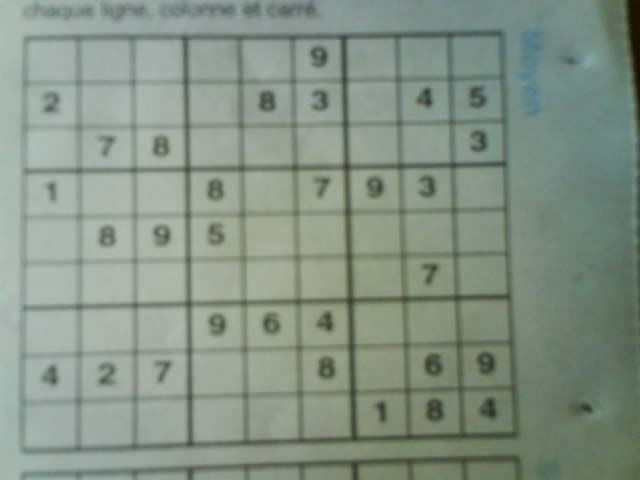
#> input picture dataset/v2_train/image134.jpg, 640 x 480 px
$ python sample.py
#> lines starting #> are read from the running program, lines starting #| are printed output that depends on the picture; after the words box and inside, x2 and y2 are one past the last pixel; in counts of white or black regions, pixels touching at a corner belong together
import cv2
from imutils import contours
import numpy as np
import os

img_path = os.path.join(os.path.dirname(os.path.realpath(__file__)), "dataset/v2_train/image134.jpg")
# Load image, grayscale, and adaptive threshold
image = cv2.imread(img_path)
#> image is the input picture: shape (480, 640, 3); mean B, G, R 133.8, 146.8, 133.4
gray = cv2.cvtColor(image, cv2.COLOR_BGR2GRAY)
thresh = cv2.adaptiveThreshold(gray,255,cv2.ADAPTIVE_THRESH_GAUSSIAN_C, cv2.THRESH_BINARY_INV,57,5)
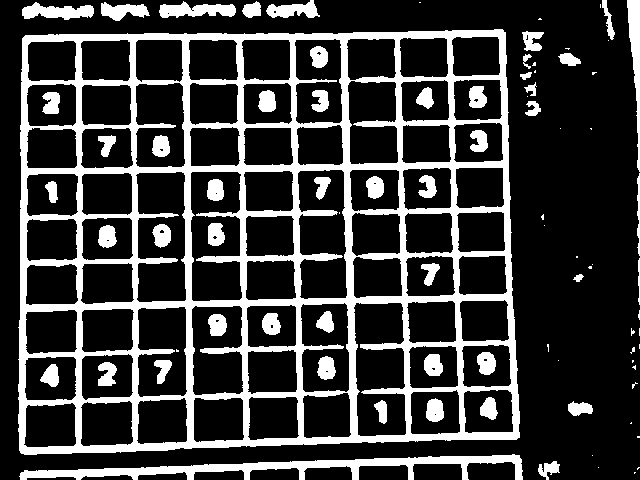
#> thresh: shape (480, 640); 23% white; 84 white regions (34 under 20 px)

# Filter out all numbers and noise to isolate only boxes
cnts = cv2.findContours(thresh, cv2.RETR_TREE, cv2.CHAIN_APPROX_SIMPLE)
#> cnts = 169 contours, 52 with area under 20; largest, box (x1, y1, x2, y2) and area: (18, 29, 520, 455) 202585, (353, 302, 407, 437) 6070, (190, 171, 243, 302) 6038, (135, 171, 187, 303) 5883, (297, 169, 348, 300) 5522
cnts = cnts[0] if len(cnts) == 2 else cnts[1]
for c in cnts:
    area = cv2.contourArea(c)
    if area < 1000:
        cv2.drawContours(thresh, [c], -1, (0,0,0), -1)
#> this loop made 169 passes
#> area on passes 4, 6, 9: 182.5, 3808.5, 231.5
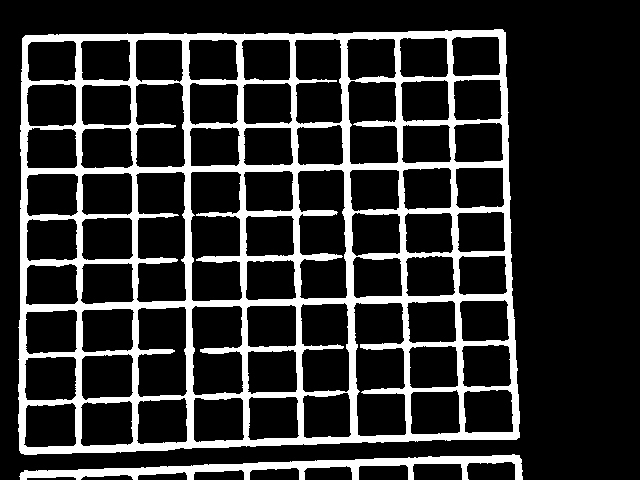
#> thresh: shape (480, 640); 18.1% white; 2 white regions, box (x1, y1, x2, y2) and area: (18, 29, 520, 455) 51213, (19, 454, 523, 480) 4397

# Fix horizontal and vertical lines
vertical_kernel = cv2.getStructuringElement(cv2.MORPH_RECT, (1,5))
#> vertical_kernel = [1, 1, 1, 1, 1]
thresh = cv2.morphologyEx(thresh, cv2.MORPH_CLOSE, vertical_kernel, iterations=9)
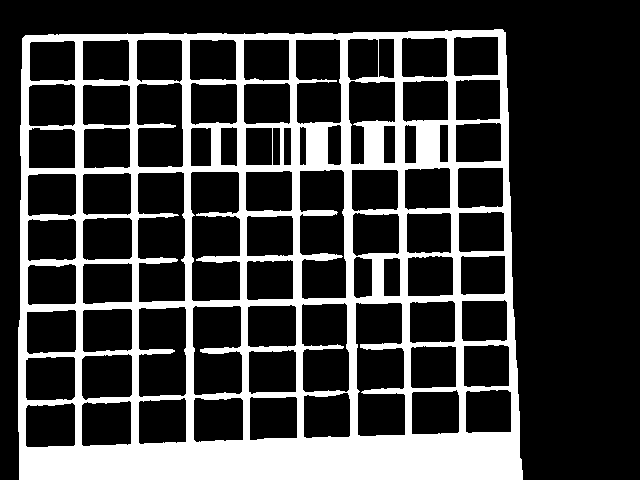
#> thresh: shape (480, 640); 24.6% white; 1 white region, box (x1, y1, x2, y2) and area: (18, 29, 523, 480) 75668
horizontal_kernel = cv2.getStructuringElement(cv2.MORPH_RECT, (5,1))
#> horizontal_kernel = [[1, 1, 1, 1, 1]]
thresh = cv2.morphologyEx(thresh, cv2.MORPH_CLOSE, horizontal_kernel, iterations=4)
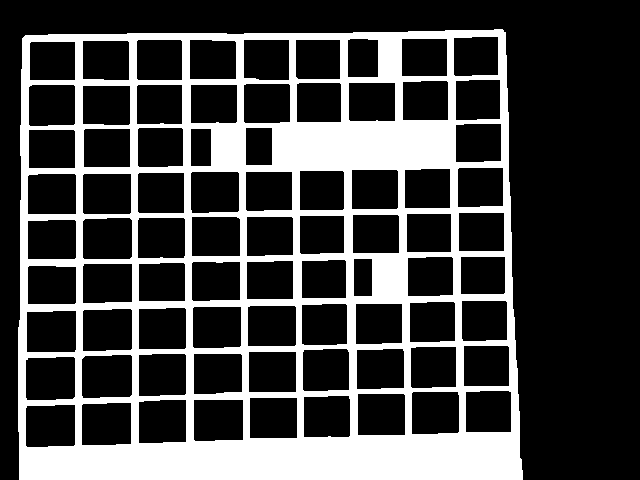
#> thresh: shape (480, 640); 26.9% white; 1 white region, box (x1, y1, x2, y2) and area: (18, 29, 523, 480) 82631

# Sort by top to bottom and each row by left to right
invert = 255 - thresh
#> invert: shape (480, 640); 73.1% white; 1 black region
cnts = cv2.findContours(invert, cv2.RETR_TREE, cv2.CHAIN_APPROX_SIMPLE)
#> cnts = 79 contours; largest, box (x1, y1, x2, y2) and area: (0, 0, 640, 480) 85016, (82, 355, 132, 398) 1988, (26, 357, 75, 400) 1960, (82, 403, 131, 445) 1928, (83, 309, 132, 351) 1912
cnts = cnts[0] if len(cnts) == 2 else cnts[1]
(cnts, _) = contours.sort_contours(cnts, method="top-to-bottom")

sudoku_rows = []
row = []
for (i, c) in enumerate(cnts, 1):
    area = cv2.contourArea(c)
    if area < 50000:
        row.append(c)
        if i % 9 == 0:
            (cnts, _) = contours.sort_contours(row, method="left-to-right")
            sudoku_rows.append(cnts)
            row = []
#> this loop made 79 passes
#> (c, area) on passes 3, 21, 23, 35, 36, 46: ([[402, 39], [402, 75], [446, 75], [446, 39]], 1584), ([[246, 128], [246, 164], [271, 164], [271, 128]], 900), ([[191, 129], [191, 165], [210, 165], [210, 129]], 684), ([[459, 213], [459, 250], [503, 250], [503, 213]], 1628), ([[407, 214], [407, 251], [450, 251], [450, 214]], 1591), ([[354, 259], [354, 295], [371, 295], [371, 259]], 612)
#> area on passes 1, 2, 4, 5, 6, 7: 85016.5, 1590.5, 1062, 1632, 1690, 1686
#> after the loop, sudoku_rows = 8 items

# Iterate through each box
for row in sudoku_rows:
    for c in row:
        mask = np.zeros(image.shape, dtype=np.uint8)
        cv2.drawContours(mask, [c], -1, (255,255,255), -1)
        result = cv2.bitwise_and(image, mask)
        result[mask==0] = 255
        # print("Result: ", result)
        cv2.imshow('result', result)
        cv2.waitKey(175)
#> this loop made 8 passes
#> pass 1, `cv2.imshow('result', result)`:
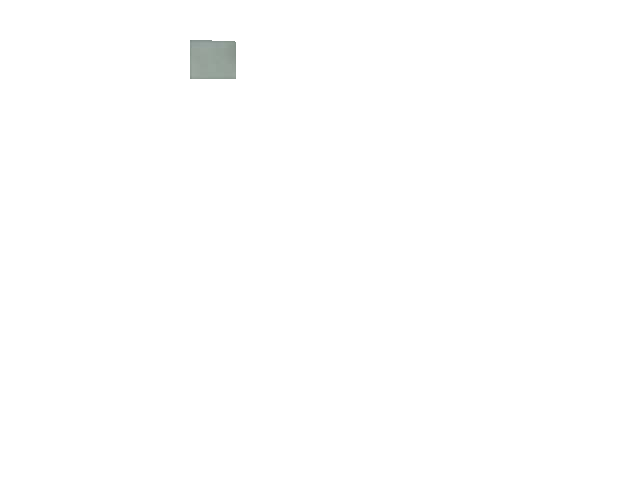
#> window 'result': shape (480, 640, 3); mean B, G, R 254.4, 254.5, 254.4
#> pass 1, `cv2.imshow('result', result)`:
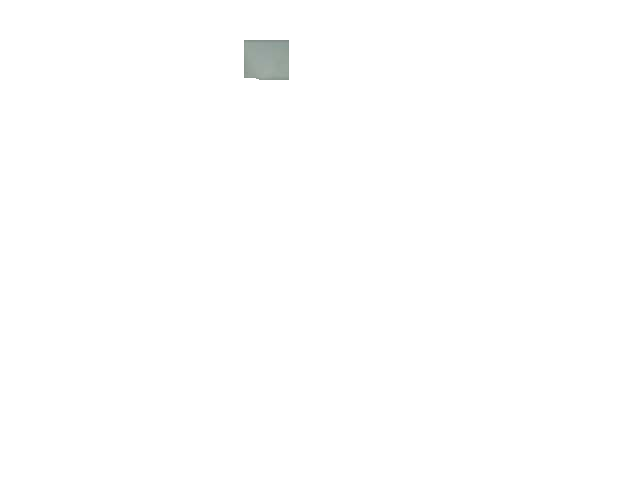
#> window 'result': shape (480, 640, 3); mean B, G, R 254.4, 254.5, 254.4
#> after the loop:
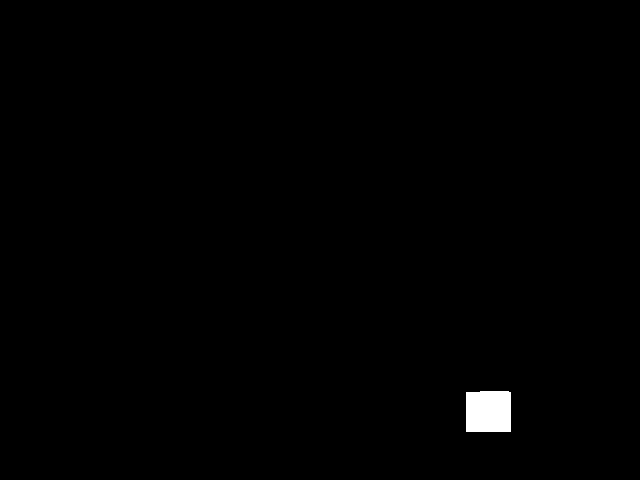
#> mask: shape (480, 640, 3); 0.6% white; 1 white region, box (x1, y1, x2, y2) and area: (466, 391, 511, 432) 1829

# cv2.imshow('thresh', thresh)
# cv2.imshow('invert', invert)
# cv2.waitKey()

$ run again, with dataset/v2_train/image100.jpg copied over dataset/v2_train/image134.jpg
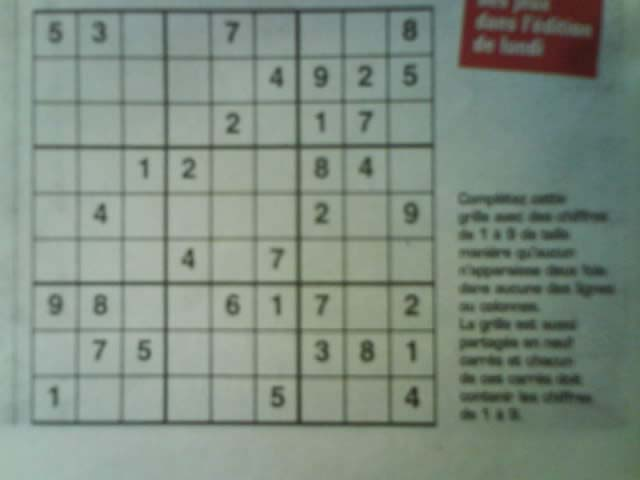
#> input picture dataset/v2_train/image100.jpg, 640 x 480 px
#> image is the input picture: shape (480, 640, 3); mean B, G, R 128.7, 140, 126.6
#> `cnts = cv2.findContours(thresh, cv2.RETR_TREE, cv2.CHAIN_APPROX_SIMPLE)`: cnts = 230 contours, 58 with area under 20; largest, box (x1, y1, x2, y2) and area: (29, 4, 439, 429) 170038, (458, 0, 603, 79) 8874, (79, 285, 123, 329) 1761, (301, 285, 344, 330) 1742, (34, 285, 79, 329) 1742
#> the loop `for c in cnts:` made 230 passes
#> area on passes 8, 10, 11: 43, 73, 154
#> after the loop `for c in cnts:`:
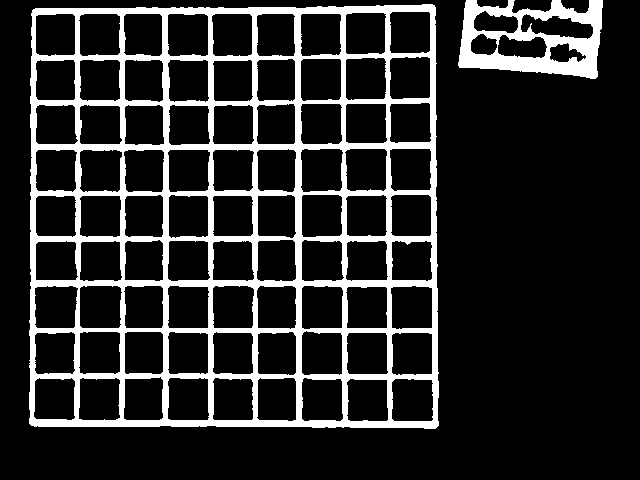
#> thresh: shape (480, 640); 16.1% white; 2 white regions, box (x1, y1, x2, y2) and area: (29, 4, 439, 429) 43802, (458, 0, 603, 79) 5678
#> vertical_kernel = [1, 1, 1, 1, 1]
#> horizontal_kernel = [[1, 1, 1, 1, 1]]
#> invert: shape (480, 640); 80% white; 2 black regions
#> `cnts = cv2.findContours(invert, cv2.RETR_TREE, cv2.CHAIN_APPROX_SIMPLE)`: cnts = 82 contours; largest, box (x1, y1, x2, y2) and area: (0, 0, 640, 480) 121556, (80, 286, 120, 328) 1582, (302, 287, 342, 328) 1559, (392, 287, 432, 328) 1557, (301, 59, 341, 100) 1542
#> the loop `for (i, c) in enumerate(cnts, 1):` made 82 passes
#> area on passes 1 to 8: 121556, 1510, 1496, 1460.5, 1396, 1477, 1380, 1496
#> after the loop `for (i, c) in enumerate(cnts, 1):`: sudoku_rows = 9 items
#> the loop `for row in sudoku_rows:` made 9 passes
#> after the loop `for row in sudoku_rows:`:
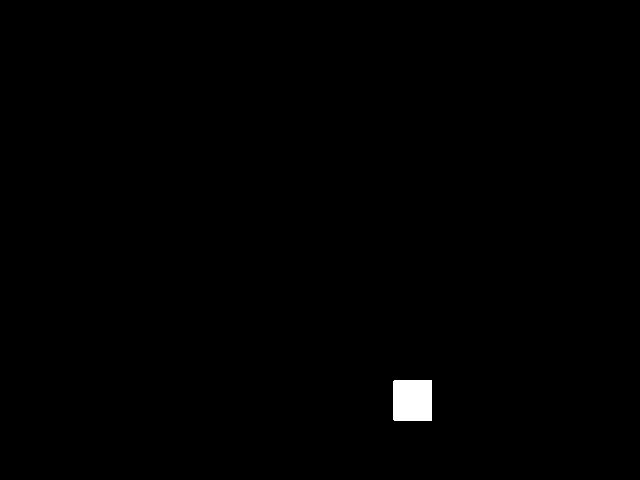
#> mask: shape (480, 640, 3); 0.52% white; 1 white region, box (x1, y1, x2, y2) and area: (393, 380, 432, 421) 1597

$ run again, with dataset/v2_train/image1001.jpg copied over dataset/v2_train/image134.jpg
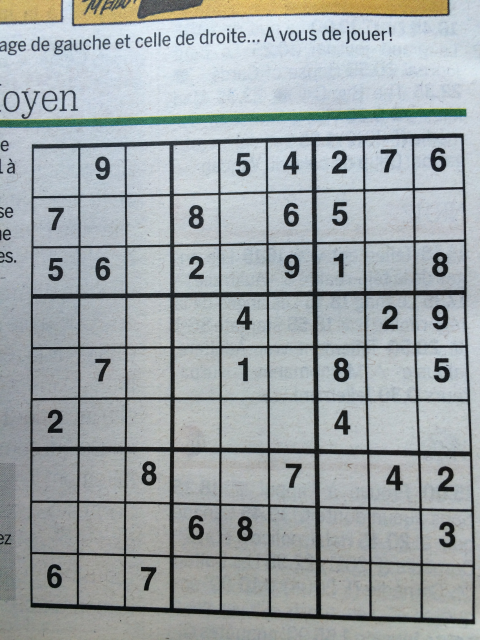
#> input picture dataset/v2_train/image1001.jpg, 960 x 1280 px (shown at 1/2 size)
#> image is the input picture: shape (1280, 960, 3); mean B, G, R 168.3, 166, 159.3
#> `cnts = cv2.findContours(thresh, cv2.RETR_TREE, cv2.CHAIN_APPROX_SIMPLE)`: cnts = 11586 contours, 11176 with area under 20; largest, box (x1, y1, x2, y2) and area: (59, 266, 951, 1249) 836835, (0, 217, 933, 256) 13528, (840, 910, 944, 1020) 10554, (843, 1021, 946, 1131) 10512, (738, 908, 840, 1018) 10388
#> the loop `for c in cnts:` made 11586 passes
#> area on pass 97: 31
#> after the loop `for c in cnts:`:
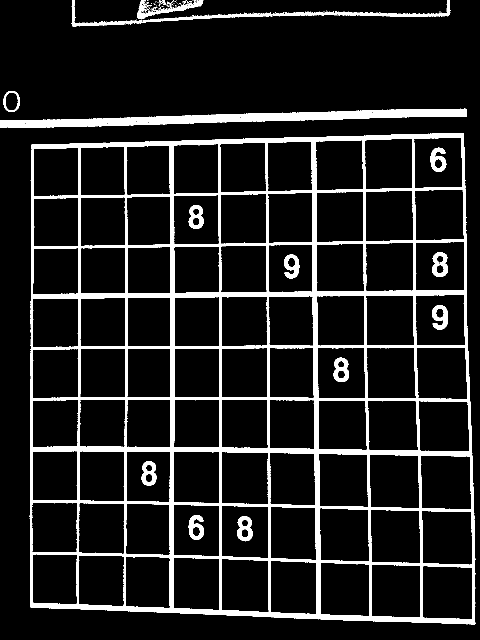
#> thresh: shape (1280, 960) (shown at 1/2 size); 11.5% white; 58 white regions (41 under 20 px), largest, box (x1, y1, x2, y2) and area: (59, 266, 951, 1249) 112236, (0, 217, 933, 256) 14445, (143, 0, 901, 53) 4646
#> vertical_kernel = [1, 1, 1, 1, 1]
#> horizontal_kernel = [[1, 1, 1, 1, 1]]
#> invert: shape (1280, 960); 83.7% white; 2 black regions
#> `cnts = cv2.findContours(invert, cv2.RETR_TREE, cv2.CHAIN_APPROX_SIMPLE)`: cnts = 93 contours; largest, box (x1, y1, x2, y2) and area: (0, 0, 960, 1280) 310846, (407, 0, 893, 31) 11864, (845, 1023, 944, 1129) 10037, (843, 912, 941, 1018) 10032, (740, 910, 838, 1016) 9924
#> the loop `for (i, c) in enumerate(cnts, 1):` made 93 passes
#> area on passes 1 to 8: 11864, 5166, 310845.5, 3119, 3174, 8925.5, 8811, 8224.5
#> after the loop `for (i, c) in enumerate(cnts, 1):`: sudoku_rows = 10 items
#> the loop `for row in sudoku_rows:` made 10 passes
#> after the loop `for row in sudoku_rows:`:
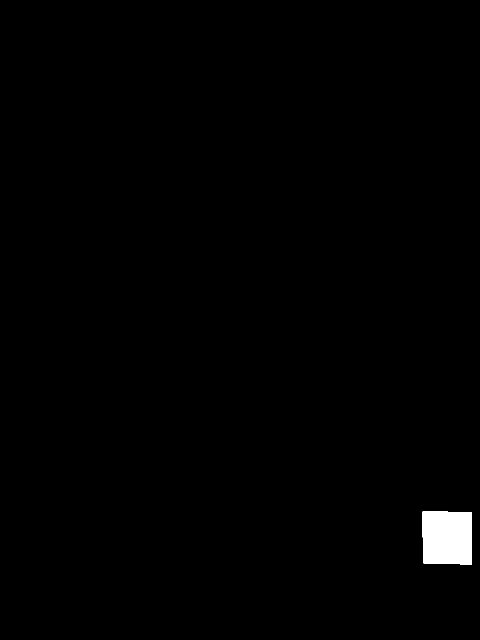
#> mask: shape (1280, 960, 3) (shown at 1/2 size); 0.83% white; 1 white region, box (x1, y1, x2, y2) and area: (845, 1023, 944, 1129) 10238
